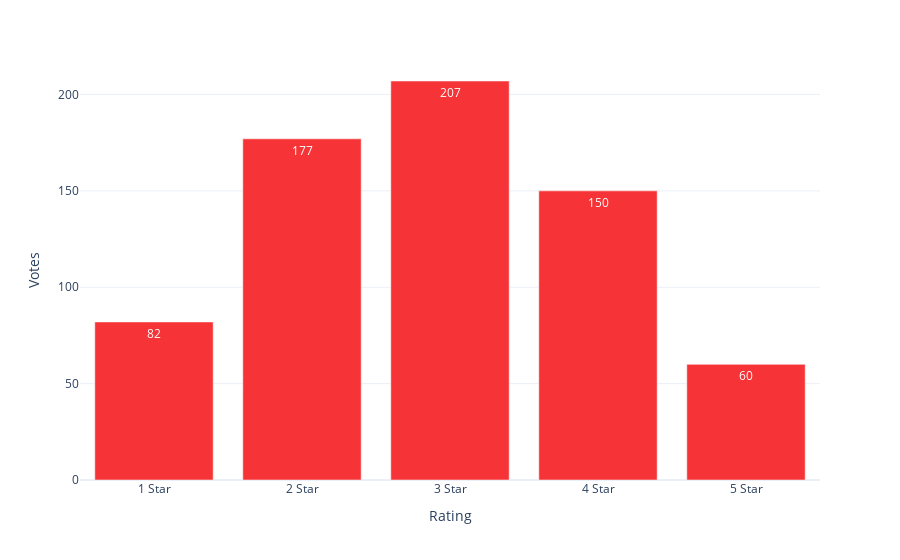

Source (notebook cell):
### Code cell
bar_chart.show()

### Figure 1 — Plotly figure (JSON) as saved in the notebook; plotly's stock layout.template omitted (floating-point values rounded to 4 significant figures)
{"data": [{"alignmentgroup": "True", "hovertemplate": "Rating=%{x}<br>Votes=%{text}<extra></extra>", "legendgroup": "", "marker": {"color": "#F63336", "pattern": {"shape": ""}}, "name": "", "offsetgroup": "", "orientation": "v", "showlegend": false, "text": [82, 177, 207, 150, 60], "textposition": "auto", "type": "bar", "x": ["1 Star", "2 Star", "3 Star", "4 Star", "5 Star"], "xaxis": "x", "y": [82, 177, 207, 150, 60], "yaxis": "y"}], "layout": {"barmode": "relative", "legend": {"tracegroupgap": 0}, "margin": {"t": 60}, "xaxis": {"anchor": "y", "domain": [0, 1], "title": {"text": "Rating"}}, "yaxis": {"anchor": "x", "domain": [0, 1], "title": {"text": "Votes"}}}}
